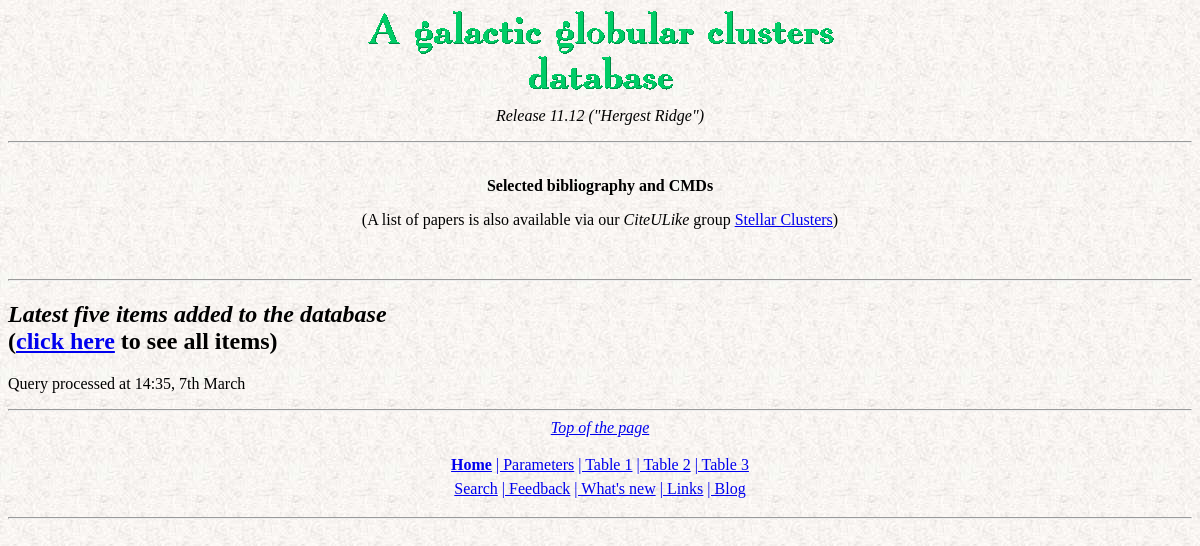
Before: /biblio_new.php with the older database file.
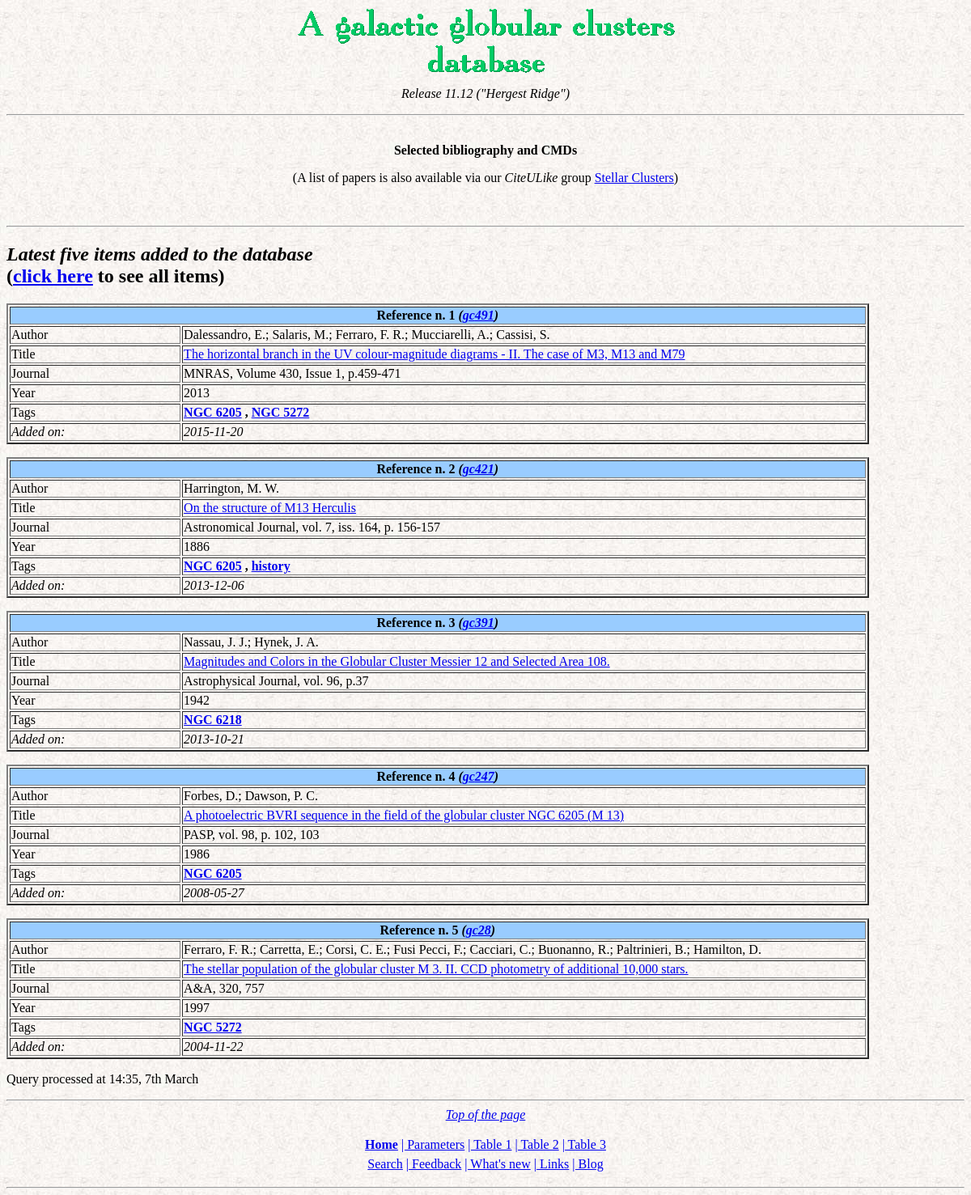
After: the same page with the newer database file.
### tables this page shows
CREATE TABLE `biblioclusters` (
  `authors` tinytext NOT NULL,
  `title` tinytext NOT NULL,
  `journal` tinytext NOT NULL,
  `adslink` tinytext,
  `ID` int(4) NOT NULL DEFAULT '0',
  `mdate` timestamp NOT NULL DEFAULT '0000-00-00 00:00:00',
  `annoarti` smallint(4) NOT NULL DEFAULT '0',
  `cmdiagrams` tinytext NOT NULL,
  `biblio_date` date NOT NULL DEFAULT '0000-00-00',
  `linkima` tinytext,
  `otherlink` mediumtext,
  `jf_link` tinytext,
  `abstract` text,
  `numvis` int(11) NOT NULL DEFAULT '0'
);

CREATE TABLE `bibliotags` (
  `ID` smallint(6) NOT NULL DEFAULT '0',
  `paper` smallint(6) NOT NULL DEFAULT '0',
  `tag` varchar(14) NOT NULL DEFAULT '',
  `updated` timestamp NOT NULL DEFAULT '0000-00-00 00:00:00'
);

### biblio_new.php (the view, shortened to what this page needs)
<?php
include 'inte2.php';
$query_auth = "SELECT * FROM biblioclusters ORDER BY biblio_date DESC LIMIT 5";
$result = mysql_query($query_auth) or die("Query failed");
?>
<HTML>
<HEAD>
</HEAD>
<body background="backgr2.jpg">
<center><br>
<b>Selected bibliography and CMDs</b>
<p>(A list of papers is also available via our <i>CiteULike</i> group
<a href="http://www.citeulike.org/groupfunc/6906/home">Stellar Clusters</a>)
<p>
<br>
</center><hr>
<h2><i>Latest five items added to the database</i><br>
(<a href="biblio_all.php?page=0">click here</a> to see all items)</h2>
<?php
$iiref=0;
while ($line = mysql_fetch_row($result)) {
$iiref++;
$query_names = "SELECT tag FROM bibliotags WHERE paper = '$line[4]'";
$res_names = mysql_query($query_names) or die ("query_names failed");
$num_paper= mysql_num_rows($res_names);
?>
<table width="90%" border=2>
<tr>
<td colspan=2 align=CENTER BGCOLOR="#99CCFF"><b>
<?php
$artnum=$line[4];
echo 'Reference n. '.$iiref." <i>(<a href=\"article.php?idart=$artnum\">gc".$artnum.'</a>)</i>';
echo '</td></tr>';
echo '<tr>';
echo '<td width="20%"> ';
echo 'Author';
echo '</td><td>';
echo $line[0];
echo "</td></tr>\n";
echo '<tr><td>';
echo 'Title';
echo '</td><td>';
echo '<a href=';
echo $line[3];
echo ">";
echo $line[1];
echo "</a>";
echo "</td></tr>\n";
echo "<tr><td>";
echo 'Journal';
echo '</td><td>';
echo $line[2];
echo "</td></tr>\n";
echo "<tr><td>\n";
echo 'Year';
echo '</td><td>';
echo $line[6];
echo "</td></tr>\n";
echo '<tr><td>';
echo 'Tags';
echo "</td><td>\n";
for ($nnp=0; $nnp < $num_paper; $nnp++)
  {
    $ntag = mysql_fetch_row($res_names);
        echo "<b>"."<a href=\"cluster_4.php?ggc=".urlencode($ntag[0])."\">".$ntag[0]."</a>\n";
      if ($nnp < $num_paper-1)
       {
        echo ", ";
       }
  }
echo "</td></tr>\n";
if ($line[8]!="")
    {
echo '<tr><td>';
echo '<i>Added on:</i>';
echo '</td><td><i>';
echo $line[8];
echo "</i></td></tr>\n";
    }
echo "</table><p>\n";
}
echo "<p>Query processed at ";
echo date("H:i, jS F");
echo "<br>";
?>
</body>
</html>

Changed rows visible on the page:
added biblioclusters: ID "491", authors "Dalessandro, E.; Salaris, M.; Ferraro, F. R.; Mucciarelli, A.; Cassisi, S.", title "The horizontal branch in the UV colour-magnitude diagrams - II. The case of M3, M13 and M79", journal "MNRAS, Volume 430, Issue 1, p.459-471", annoarti "2013", biblio_date "2015-11-20"
added bibliotags: tag "NGC 6205", shown under "491"
added bibliotags: tag "NGC 5272", shown under "491"
added biblioclusters: ID "421", authors "Harrington, M. W.", title "On the structure of M13 Herculis", journal "Astronomical Journal, vol. 7, iss. 164, p. 156-157", annoarti "1886", biblio_date "2013-12-06"
added bibliotags: tag "NGC 6205", shown under "421"
added bibliotags: tag "history", shown under "421"
added biblioclusters: ID "391", authors "Nassau, J. J.; Hynek, J. A.", title "Magnitudes and Colors in the Globular Cluster Messier 12 and Selected Area 108.", journal "Astrophysical Journal, vol. 96, p.37", annoarti "1942", biblio_date "2013-10-21"
added bibliotags: tag "NGC 6218", shown under "391"
added biblioclusters: ID "247", authors "Forbes, D.; Dawson, P. C.", title "A photoelectric BVRI sequence in the field of the globular cluster NGC 6205 (M 13)", journal "PASP, vol. 98, p. 102, 103", annoarti "1986", biblio_date "2008-05-27"
added bibliotags: tag "NGC 6205", shown under "247"
added biblioclusters: ID "28", authors "Ferraro, F. R.; Carretta, E.; Corsi, C. E.; Fusi Pecci, F.; Cacciari, C.; Buonanno, R.; Paltrinieri, B.; Hamilton, D.", title "The stellar population of the globular cluster M 3. II. CCD photometry of additional 10,000 stars.", journal "A&A, 320, 757", annoarti "1997", biblio_date "2004-11-22"
added bibliotags: tag "NGC 5272", shown under "28"
